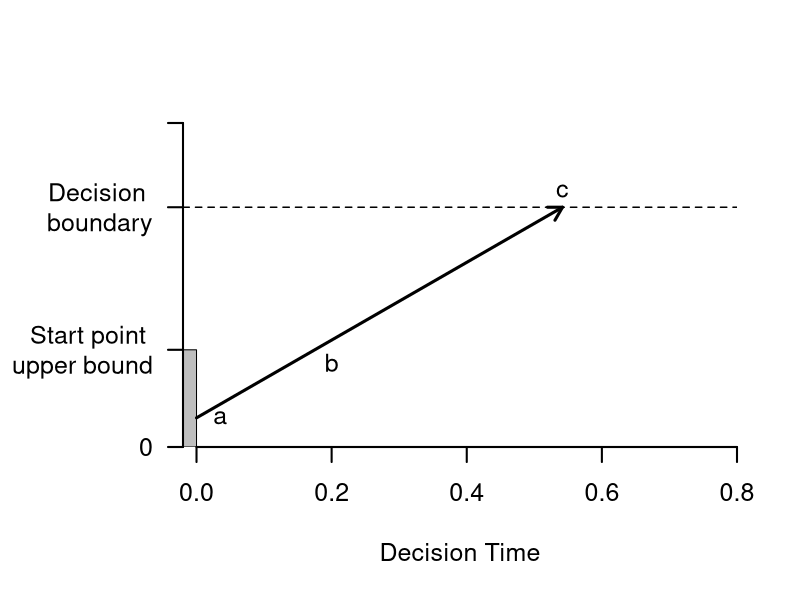

Recreate this plot in R.
library(here)
# plot LBA ----

meandrift1 <- 0.6
meandrift2 <- 0.4
sddrift <- 0.16
startpoint <- 0.15
boundary <- 0.37


png(here("figures", "lba.png"), width = 600, height = 500)
par(oma = c(0,2, 0, 0), cex = 1.5)
plot(0, type = "n", bty = "n", xlim = c(-0.02, 0.8), ylim = c(0, 0.5), 
     axes = FALSE, xlab = "Decision Time", ylab = "", yaxs = "i", xaxs = "i")
rect(-0.02, 0, 0, startpoint, col = "gray")
axis(1, lwd = 2)
axis(2, las = 1, lwd = 2,
     at = c(0, startpoint, boundary, 0.5), 
     labels = c(0, "Start point \n upper bound", "Decision \n boundary", ""))
abline(h = boundary, lty = 2, lwd = 1.5)
start <- 0.3*startpoint
arrows(x0 = 0, y0 = start, x1 = (boundary-start)/meandrift1, y = boundary, lwd = 3, length = 0.15)
text(0.035, start, "a")
text(0.2, 0.13, "b")
text((boundary-start)/meandrift1, boundary+0.025, "c")
dev.off()